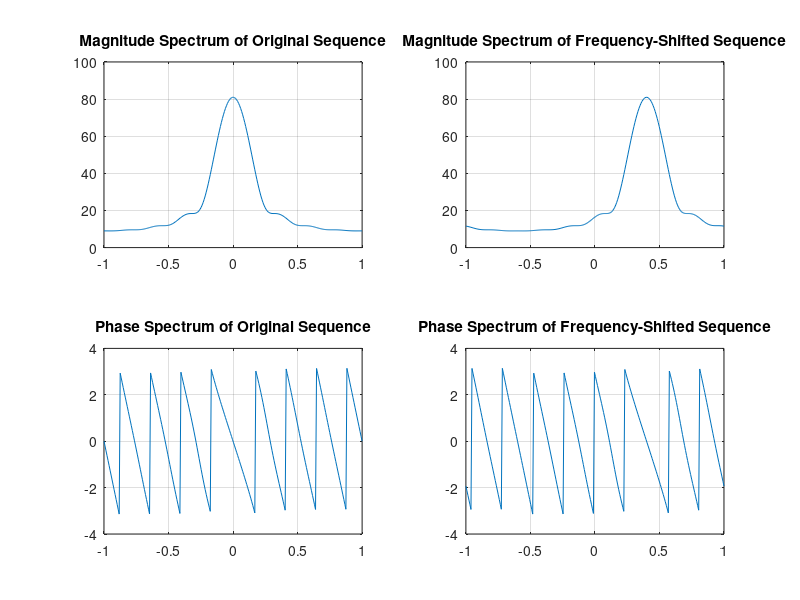

The MATLAB script that drew this image:
% Program P3_3
% Frequency-Shifting Properties of DTFT
clf;
w = -pi:2*pi/255:pi; wo = 0.4*pi;
num1 = [1 3 5 7 9 11 13 15 17];
L = length(num1);
h1 = freqz(num1, 1, w);
n = 0:L-1;
num2 = exp(wo*1i*n).*num1;
h2 = freqz(num2, 1, w);
subplot(2,2,1)
plot(w/pi,abs(h1));grid
title('Magnitude Spectrum of Original Sequence')
subplot(2,2,2)
plot(w/pi,abs(h2));grid
title('Magnitude Spectrum of Frequency-Shifted Sequence')
subplot(2,2,3)
plot(w/pi,angle(h1));grid
title('Phase Spectrum of Original Sequence')
subplot(2,2,4)
plot(w/pi,angle(h2));grid
title('Phase Spectrum of Frequency-Shifted Sequence')

% kada se radi frequency shift (kroz varijablu wo), mijenjaju se i
% amplitudni i fazni spektar tako sto se shiftaju po x osi